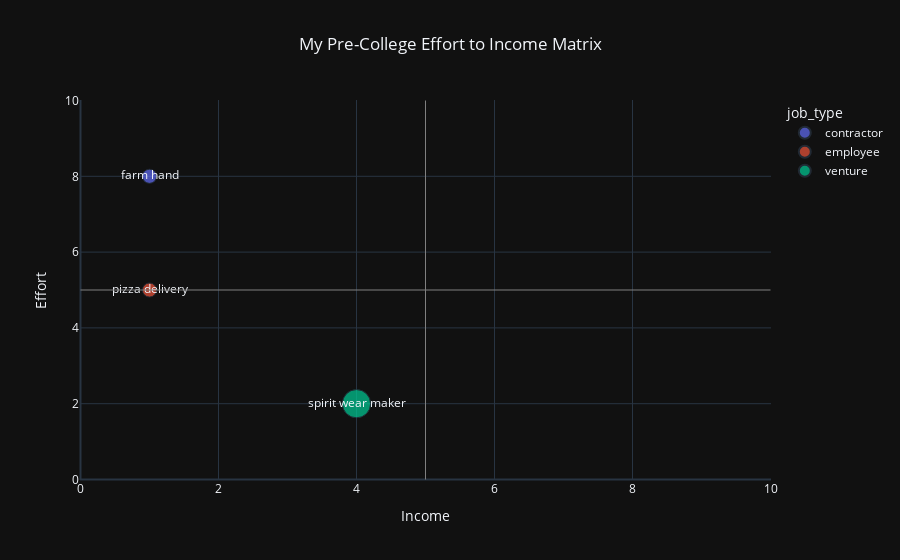

Notebook source saved alongside this figure:
### Code cell
import plotly.express as px


# Scatter plot using Plotly
fig = px.scatter(
    df, 
    x='income', 
    y='effort', 
    color='job_type', 
    hover_name='job_title',
    text='job_title', # adding text attribute to display job_title on the plots
    # animation_frame='year',
    size='income',
    template='plotly_dark',
    title='My Pre-College Effort to Income Matrix'
    )

# Layout customization
fig.update_layout(
    title={
        'text': 'My Pre-College Effort to Income Matrix',
        'x': 0.5, # title centered
        'xanchor': 'center' # title centered
    },
    xaxis_title='Income',
    yaxis_title='Effort',
    shapes=[
        dict(
            type='line',
            x0=0,
            x1=10,
            y0=5,
            y1=5,
            line=dict(color='gray', width=1)
        ),
        dict(
            type='line',
            x0=5,
            x1=5,
            y0=0,
            y1=10,
            line=dict(color='gray', width=1)
        )
    ]
)

# fig.add_shape(
#     type='rect',
#     x0=0,
#     y0=5,
#     x1=5,
#     y1=10,
#     line=dict(color='red', width=1), # Adjust the width for the outline
#     fillcolor='rgba(0,0,0,0)' # Set fill color to transparent
# )
# fig.add_shape(
#     type='rect',
#     x0=5,
#     y0=0,
#     x1=10,
#     y1=5,
#     line=dict(color='green', width=1), # Adjust the width for the outline
#     fillcolor='rgba(0,0,0,0)' # Set fill color to transparent
# )

# fig.update_traces(marker=dict(size=10), selector=dict(mode='markers+lines'), frame=True)


fig.show()

### Figure 1 — Plotly figure (JSON) as saved in the notebook; plotly's stock layout.template omitted (floating-point values rounded to 4 significant figures)
{"data": [{"hovertemplate": "<b>%{hovertext}</b><br><br>job_type=contractor<br>income=%{marker.size}<br>effort=%{y}<br>job_title=%{text}<extra></extra>", "hovertext": ["farm hand"], "legendgroup": "contractor", "marker": {"color": "#636efa", "size": [1], "sizemode": "area", "sizeref": 0.01, "symbol": "circle"}, "mode": "markers+text", "name": "contractor", "orientation": "v", "showlegend": true, "text": ["farm hand"], "type": "scatter", "x": [1], "xaxis": "x", "y": [8], "yaxis": "y"}, {"hovertemplate": "<b>%{hovertext}</b><br><br>job_type=employee<br>income=%{marker.size}<br>effort=%{y}<br>job_title=%{text}<extra></extra>", "hovertext": ["pizza delivery"], "legendgroup": "employee", "marker": {"color": "#EF553B", "size": [1], "sizemode": "area", "sizeref": 0.01, "symbol": "circle"}, "mode": "markers+text", "name": "employee", "orientation": "v", "showlegend": true, "text": ["pizza delivery"], "type": "scatter", "x": [1], "xaxis": "x", "y": [5], "yaxis": "y"}, {"hovertemplate": "<b>%{hovertext}</b><br><br>job_type=venture<br>income=%{marker.size}<br>effort=%{y}<br>job_title=%{text}<extra></extra>", "hovertext": ["spirit wear maker"], "legendgroup": "venture", "marker": {"color": "#00cc96", "size": [4], "sizemode": "area", "sizeref": 0.01, "symbol": "circle"}, "mode": "markers+text", "name": "venture", "orientation": "v", "showlegend": true, "text": ["spirit wear maker"], "type": "scatter", "x": [4], "xaxis": "x", "y": [2], "yaxis": "y"}], "layout": {"legend": {"itemsizing": "constant", "title": {"text": "job_type"}, "tracegroupgap": 0}, "shapes": [{"line": {"color": "gray", "width": 1}, "type": "line", "x0": 0, "x1": 10, "y0": 5, "y1": 5}, {"line": {"color": "gray", "width": 1}, "type": "line", "x0": 5, "x1": 5, "y0": 0, "y1": 10}], "title": {"text": "My Pre-College Effort to Income Matrix", "x": 0.5, "xanchor": "center"}, "xaxis": {"anchor": "y", "domain": [0, 1], "title": {"text": "Income"}}, "yaxis": {"anchor": "x", "domain": [0, 1], "title": {"text": "Effort"}}}}
